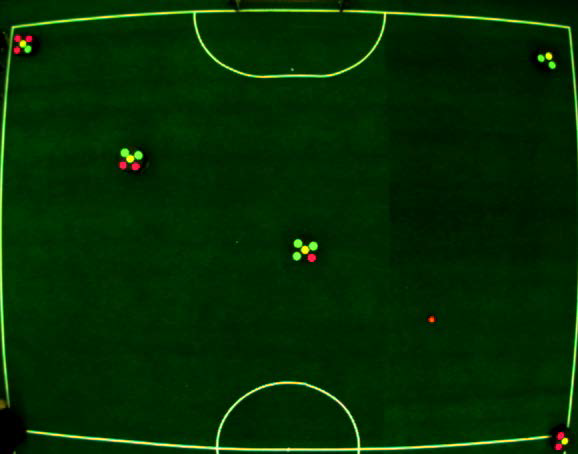
#> input picture sample-2.png, 578 x 454 px
$ python main.py
#> lines starting #> are read from the running program, lines starting #| are printed output that depends on the picture; after the words box and inside, x2 and y2 are one past the last pixel; in counts of white or black regions, pixels touching at a corner belong together
from matplotlib import pyplot as plt, patches
import numpy as np
import cv2


IMAGE_PATH = "./sample-2.png"
THRESHOLD_PATH = "./setting-thresholds.txt"


def find_ball(image_path, threshold_path):
    image = cv2.imread(image_path)
    thresholds = np.loadtxt(threshold_path, delimiter=',', dtype=int)
    r_min, r_max, g_min, g_max, b_min, b_max = thresholds.T
    lower_orange = (int(b_min[1]), int(g_min[1]), int(r_min[1]))
    upper_orange = (int(b_min[1]), int(g_max[1]), int(r_max[1]))
    orange_mask = cv2.inRange(image, lower_orange, upper_orange)
    nonzero_indices = np.argwhere(orange_mask)
    min_x, min_y = nonzero_indices.min(axis=0)
    max_x, max_y = nonzero_indices.max(axis=0)
    min_x -= 10
    min_y -= 10
    max_x += 5
    max_y += 5

    return image, min_x, min_y, max_x, max_y


def classify_image(image_path, thresholds_path):
    image = plt.imread(image_path)
    image_file = image.copy()
    with open(thresholds_path, 'r') as file:
        thresholds = np.loadtxt(file, delimiter=',', dtype=int)
    r_min, r_max, g_min, g_max, b_min, b_max = thresholds.T

    yellow_mask = ((image_file[:, :, 0] >= r_min[0]) & (image_file[:, :, 0] <= r_max[0]) &
                   (image_file[:, :, 1] >= g_min[0]) & (image_file[:, :, 1] <= g_max[0]) &
                   (image_file[:, :, 2] >= b_min[0]) & (image_file[:, :, 2] >= b_max[0]))

    orange_mask = ((image_file[:, :, 0] >= r_min[1]) & (image_file[:, :, 0] <= r_max[1]) &
                   (image_file[:, :, 1] >= g_min[1]) & (image_file[:, :, 1] <= g_max[1]) &
                   (image_file[:, :, 2] >= b_min[1]) & (image_file[:, :, 2] >= b_max[1]))

    pink_mask = ((image_file[:, :, 0] >= r_min[2]) & (image_file[:, :, 0] <= r_max[2]) &
                 (image_file[:, :, 1] >= g_min[2]) & (image_file[:, :, 1] <= g_max[2]) &
                 (image_file[:, :, 2] >= b_min[2]) & (image_file[:, :, 2] >= b_max[2]))

    green_mask = ((image_file[:, :, 0] >= r_min[3]) & (image_file[:, :, 0] <= r_max[3]) &
                  (image_file[:, :, 1] >= g_min[3]) & (image_file[:, :, 1] <= g_max[3]) &
                  (image_file[:, :, 2] >= b_min[3]) & (image_file[:, :, 2] >= b_max[3]))

    yellow_filter = image_file.copy()
    yellow_filter[:, :, 0] *= ~yellow_mask
    yellow_filter[:, :, 1] *= ~yellow_mask
    yellow_filter[:, :, 2] *= ~yellow_mask

    orange_filter = image_file.copy()
    orange_filter[:, :, 0] *= ~orange_mask
    orange_filter[:, :, 1] *= ~orange_mask
    orange_filter[:, :, 2] *= ~orange_mask

    pink_filter = image_file.copy()
    pink_filter[:, :, 0] *= ~pink_mask
    pink_filter[:, :, 1] *= ~pink_mask
    pink_filter[:, :, 2] *= ~pink_mask

    green_filter = image_file.copy()
    green_filter[:, :, 0] *= ~green_mask
    green_filter[:, :, 1] *= ~green_mask * 0.8
    green_filter[:, :, 2] *= ~green_mask

    new_image = image_file.copy()[:, :, :3]
    # new_image[:, :, 0] *= ~yellow_mask
    # new_image[:, :, 1] *= ~orange_mask
    # new_image[:, :, 2] *= ~pink_mask

    new_image[yellow_mask] = image_file[yellow_mask]
    new_image[pink_mask] = image_file[pink_mask]
    new_image[orange_mask] = image_file[orange_mask]

    image_combined = new_image * green_filter
    return image_file, image_combined


def ssl_detect(image_path, threshold_path):
    image, image_combined = classify_image(image_path, threshold_path)
#> in classify_image, image is the input picture: shape (454, 578, 3) float32; mean R, G, B 0.0195, 0.174, 0.0124
#> (reads setting-thresholds.txt from the repository)
#> in classify_image, `yellow_mask = ((image_file[:, :, 0] >= r_min[0]) & (image_file[:, :, 0..`: yellow_mask: shape (454, 578) bool; every value is 0
#> in classify_image, `green_filter[:, :, 1] *= ~green_mask * 0.8`:
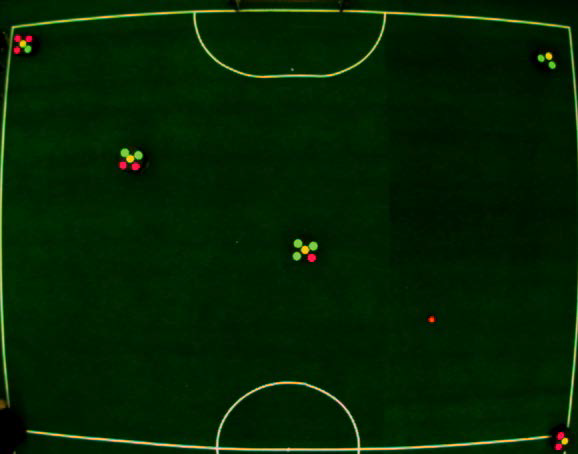
#> green_filter: shape (454, 578, 3) float32; mean R, G, B 0.0195, 0.14, 0.0124
#> in classify_image, `image_combined = new_image * green_filter`:
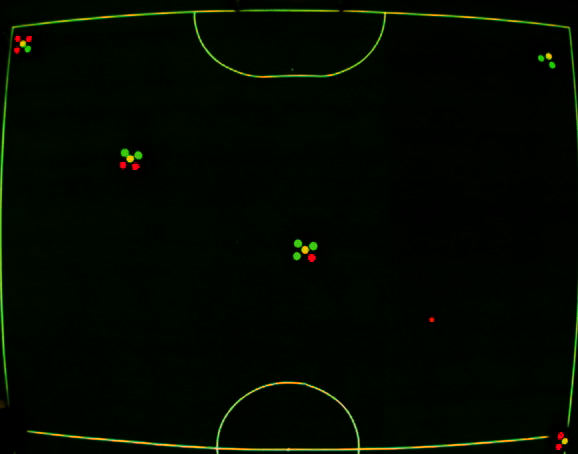
#> image_combined: shape (454, 578, 3) float32; mean R, G, B 0.0108, 0.0342, 0.00348
    cv2_image, min_x, min_y, max_x, max_y = find_ball(image_path, threshold_path)
#> in find_ball, `orange_mask = cv2.inRange(image, lower_orange, upper_orange)`:
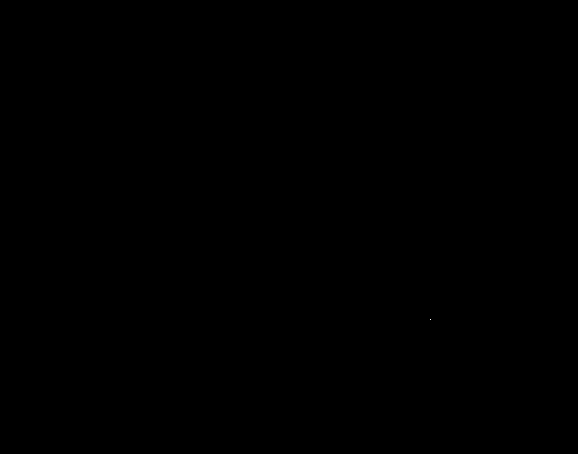
#> orange_mask: shape (454, 578); 0% white in thin lines or dots, all inside (x1, y1, x2, y2) = (430, 319, 431, 320)
#> in find_ball, `nonzero_indices = np.argwhere(orange_mask)`: nonzero_indices = [[319, 430]]
#> in find_ball, `min_x, min_y = nonzero_indices.min(axis=0)`: min_x = 319; min_y = 430
#> in find_ball, `max_x, max_y = nonzero_indices.max(axis=0)`: max_x = 319; max_y = 430
#> in find_ball, `min_x -= 10`: min_x = 309
#> in find_ball, `min_y -= 10`: min_y = 420
#> in find_ball, `max_x += 5`: max_x = 324
#> in find_ball, `max_y += 5`: max_y = 435
#> min_x = 309; min_y = 420; max_x = 324; max_y = 435
    width = max_y - min_y
#> width = 15
    height = max_x - min_x
#> height = 15
    rectangle = patches.Rectangle((min_y, min_x), width, height, linewidth=1, edgecolor='b', facecolor='none')

    plt.figure()
    plt.subplot(1, 3, 1)
    plt.imshow(image)
    plt.axis('off')

    plt.subplot(1, 3, 2)
    plt.imshow(image_combined)
    plt.axis('off')

    plt.subplot(1, 3, 3)
    plt.imshow(cv2.cvtColor(cv2_image, cv2.COLOR_BGR2RGB))
    plt.gca().add_patch(rectangle)
    plt.axis('off')

    plt.figure(figsize=(30, 5))
    plt.show()
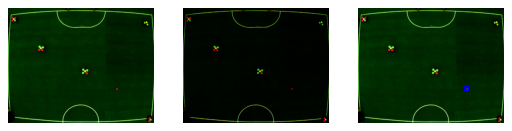
#> figure drawn by matplotlib, 3 panels


ssl_detect(IMAGE_PATH, THRESHOLD_PATH)
